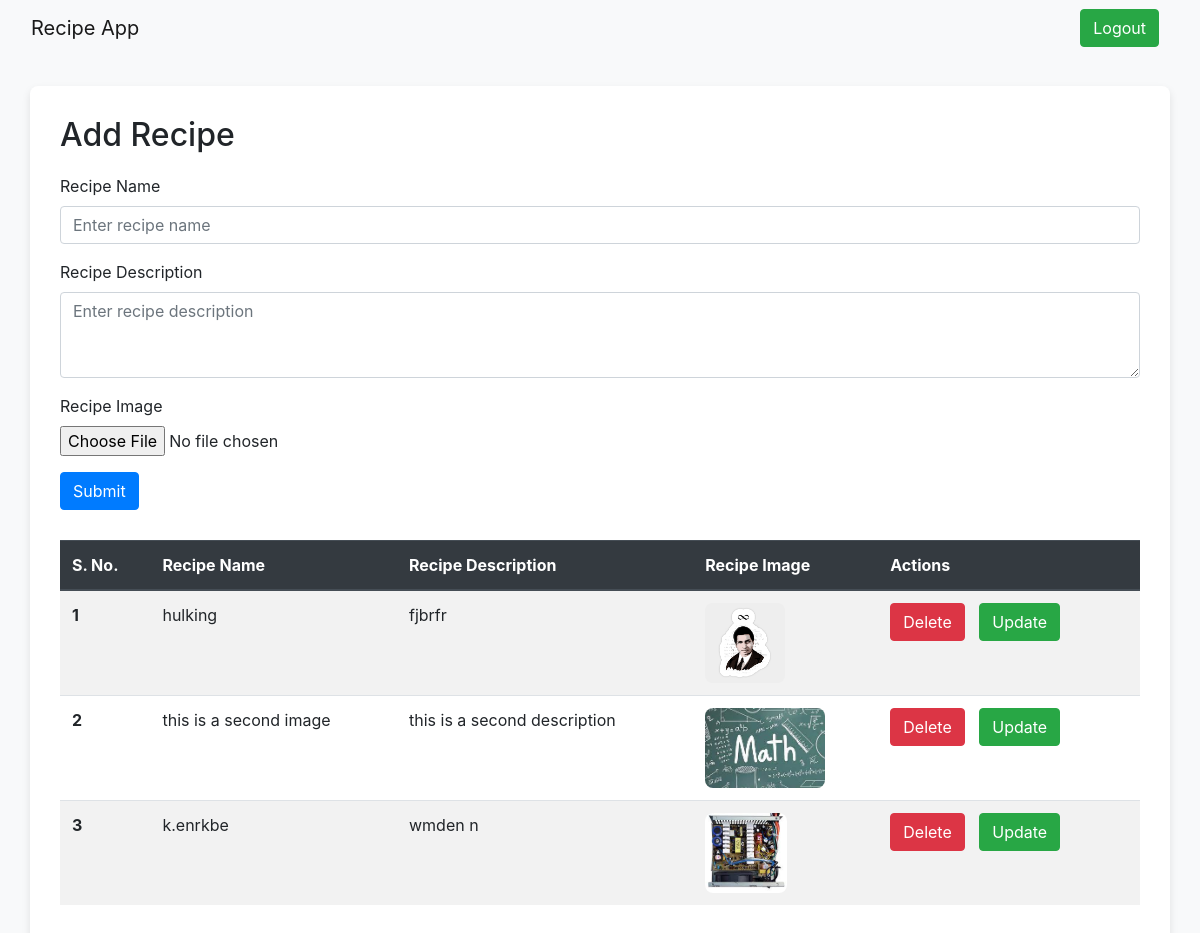
The page /receipies (signed in) on the database its author committed.
### vege/models.py (models this page shows)
class Receipe(models.Model):
    user = models.ForeignKey(User,on_delete=models.SET_NULL,null=True,blank=True)
    recipe_name = models.CharField(max_length=255)
    recipe_description = models.TextField()
    recipe_image = models.ImageField(upload_to="images/")

### vege/views.py (the view, shortened to what this page needs)
# urls.py: path('receipies', receipies,name='receipies'),
@login_required(login_url='login')
def receipies(request):
    queryset = Receipe.objects.all()
    context = {'receipes': queryset}
    return render(request, 'receipies.html', context)

### vege/templates/receipies.html (shortened to what this page needs)
<!DOCTYPE html>
<html>
<head>
    <link rel="stylesheet" href="https://stackpath.bootstrapcdn.com/bootstrap/4.3.1/css/bootstrap.min.css">
</head>
<body>
    <nav class="navbar navbar-expand-lg navbar-light bg-light">
        <div class="container-fluid">
            <a class="navbar-brand" href="#">Recipe App</a>
            <form class="d-flex ml-auto" role="search">
                <a href="logout" class="btn btn-success">Logout</a>
            </form>
        </div>
    </nav>
    <div class="container">
        <form method="post" enctype="multipart/form-data">
            <h2>Add Recipe</h2>
            <div class="form-group">
                <label for="recipeName">Recipe Name</label>
                <input name="recipe_name" required type="text" class="form-control" id="recipeName" placeholder="Enter recipe name">
            </div>
            <div class="form-group">
                <label for="recipeDescription">Recipe Description</label>
                <textarea name="recipe_description" required class="form-control" id="recipeDescription" rows="3" placeholder="Enter recipe description"></textarea>
            </div>
            <div class="form-group">
                <label for="recipeImage">Recipe Image</label>
                <input name="recipe_image" required type="file" class="form-control-file" id="recipeImage">
            </div>
            <button type="submit" class="btn btn-primary">Submit</button>
        </form>
        <table class="table table-striped">
            <thead class="thead-dark">
                <tr>
                    <th scope="col">S. No.</th>
                    <th scope="col">Recipe Name</th>
                    <th scope="col">Recipe Description</th>
                    <th scope="col">Recipe Image</th>
                    <th scope="col">Actions</th>
                </tr>
            </thead>
            <tbody>
                {% for recipe in receipes %}
                <tr>
                    <th scope="row">{{ forloop.counter }}</th>
                    <td>{{ recipe.recipe_name }}</td>
                    <td>{{ recipe.recipe_description }}</td>
                    <td>
                        <img src="/media/{{ recipe.recipe_image }}" alt="Recipe Image">
                    </td>
                    <td>
                        <a href="/delete_receipe/{{recipe.id}}" class="btn btn-danger">Delete</a>
                        <a href="/update_receipe/{{recipe.id}}" class="btn btn-success">Update</a>
                    </td>
                </tr>
                {% endfor %}
            </tbody>
        </table>
    </div>
</body>
</html>

### vege/templates/receipies.html (style rules this page uses)
body { background-color: #f8f9fa; }
.container { margin-top: 30px; background: #fff; padding: 30px; border-radius: 8px; box-shadow: 0 4px 8px rgba(0, 0, 0, 0.1); }
h2 { margin-bottom: 20px; }
.navbar { margin-bottom: 20px; }
.table { margin-top: 30px; }
.table img { height: 80px; border-radius: 8px; }
.btn { margin-right: 10px; }

### rows shown on the page
Receipe: recipe_name "hulking", recipe_description "fjbrfr", recipe_image (picture)
Receipe: recipe_name "this is a second image", recipe_description "this is a second description", recipe_image (picture)
Receipe: recipe_name "k.enrkbe", recipe_description "wmden n", recipe_image (picture)
